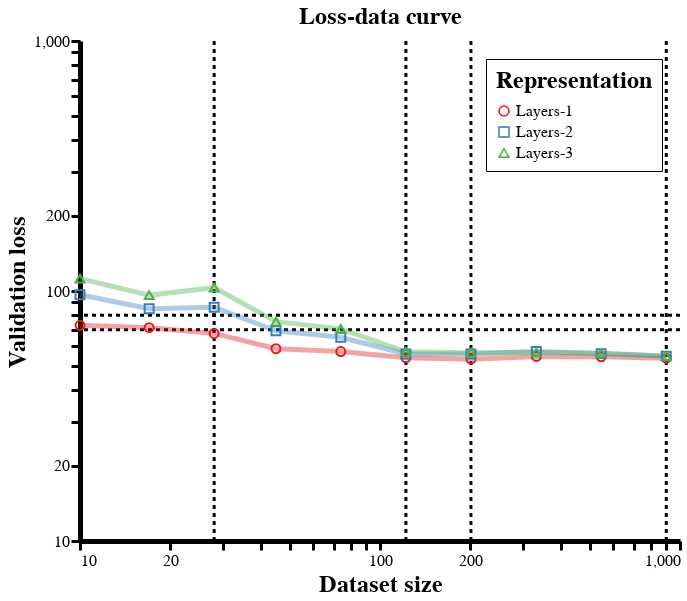

The code cell stored with this chart in its notebook:
### Code cell
# plot the loss-data curves for our representations
reprieve.render_curve(outcome_df, ns, epsilons)

### Figure 1 — Vega-Lite specification as saved in the notebook (floating-point values rounded to 4 significant figures; data arrays with more than 128 entries replaced by an {"elided": "..."} marker saying what was removed)
{"config": {"view": {"height": 500, "width": 600, "strokeWidth": 0, "background": "white"}, "title": {"fontSize": 24}, "range": {"category": {"scheme": "set1"}, "ordinal": {"scheme": "set1"}}, "axis": {"titleFontSize": 24, "labelFontSize": 16, "grid": false, "domainWidth": 5, "domainColor": "333", "tickWidth": 3, "tickSize": 9, "tickCount": 4, "tickColor": "333", "tickOffset": 0}, "legend": {"titleFontSize": 24, "labelFontSize": 16, "labelLimit": 0, "titleLimit": 0, "orient": "top-right", "padding": 10, "titlePadding": 10, "rowPadding": 5, "fillColor": "white", "strokeColor": "black", "cornerRadius": 0}, "rule": {"size": 3, "color": "999"}, "line": {"size": 5, "opacity": 0.4}}, "layer": [{"data": {"name": "data-620db523ea1359ce2e2c0aa8a56aaf93"}, "mark": {"type": "rule", "strokeDash": [4, 4]}, "encoding": {"x": {"type": "quantitative", "field": "x"}}}, {"data": {"name": "data-620db523ea1359ce2e2c0aa8a56aaf93"}, "mark": {"type": "rule", "strokeDash": [4, 4]}, "encoding": {"y": {"type": "quantitative", "field": "y"}}}, {"data": {"name": "data-f8b3c6687e01951419ad1de8e62fad4f"}, "mark": "line", "encoding": {"color": {"type": "nominal", "field": "name", "legend": null, "title": "Representation"}, "x": {"type": "quantitative", "field": "samples", "scale": {"type": "log"}, "title": "Dataset size"}, "y": {"type": "quantitative", "aggregate": "mean", "field": "val_loss", "scale": {"type": "log"}, "title": "Validation loss"}}, "title": "Loss-data curve"}, {"data": {"name": "data-f8b3c6687e01951419ad1de8e62fad4f"}, "mark": {"type": "point", "opacity": 1, "size": 80}, "encoding": {"color": {"type": "nominal", "field": "name", "title": "Representation"}, "shape": {"type": "nominal", "field": "name", "title": "Representation"}, "tooltip": [{"type": "quantitative", "field": "samples"}, {"type": "nominal", "field": "name"}], "x": {"type": "quantitative", "field": "samples", "scale": {"type": "log"}, "title": "Dataset size"}, "y": {"type": "quantitative", "aggregate": "mean", "field": "val_loss", "scale": {"type": "log"}, "title": "Validation loss"}}, "title": "Loss-data curve"}], "resolve": {"scale": {"color": "independent", "shape": "independent"}}, "$schema": "https://vega.github.io/schema/vega-lite/v4.8.1.json", "datasets": {"data-620db523ea1359ce2e2c0aa8a56aaf93": [{"x": 28.0, "y": null}, {"x": 122.0, "y": null}, {"x": 201.0, "y": null}, {"x": 900.0, "y": null}, {"x": null, "y": 80.0}, {"x": null, "y": 70.0}], "data-f8b3c6687e01951419ad1de8e62fad4f": {"elided": "150 records"}}}
